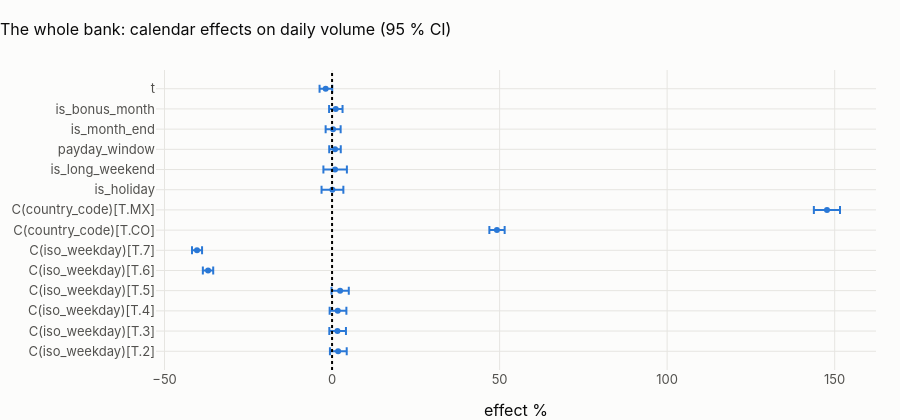

Notebook cell for this chart:
### Code cell
eff = coef.reset_index().rename(columns={"index": "term"})
eff["lo %"] = 100 * (np.exp(eff.ci_low) - 1)
eff["hi %"] = 100 * (np.exp(eff.ci_high) - 1)
fig = px.scatter(
    eff,
    x="effect %",
    y="term",
    error_x=eff["hi %"] - eff["effect %"],
    error_x_minus=eff["effect %"] - eff["lo %"],
    title=f"{CTRY.title}: calendar effects on daily volume (95 % CI)",
)
fig.add_vline(x=0, line_dash="dot")
fig.update_layout(height=420, yaxis_title=None)
fig.show()


def says(term: str, label: str) -> str:
    if term not in coef.index:
        return f"{label}: not estimable."
    r = coef.loc[term]
    sig = r.p_value < 0.01
    return f"{label}: **{r['effect %']:+.1f} %** " + (
        "(significant)" if sig else f"(not significant, p = {r.p_value:.2f})"
    )


display(
    Markdown(
        "\n".join(
            [
                "**What the calendar explains in " + CTRY.name + f"** (R² {model.rsquared:.2f}):",
                "* " + says("C(iso_weekday)[T.6]", "Saturday versus Monday"),
                "* " + says("C(iso_weekday)[T.7]", "Sunday versus Monday"),
                "* " + says("is_holiday", "a holiday"),
                "* " + says("payday_window", "the three days after a payday"),
                "* " + says("is_month_end", "month end"),
                "* " + says("is_bonus_month", "bonus month"),
                "* " + says("t", "trend per year"),
            ]
        )
    )
)

### Figure 1 — Plotly figure (JSON) as saved in the notebook; plotly's stock layout.template omitted (floating-point values rounded to 4 significant figures)
{"data": [{"error_x": {"array": [2.573, 2.545, 2.573, 2.589, 1.529, 1.501, 2.305, 3.888, 3.269, 3.524, 1.698, 2.262, 2.027, 1.942], "arrayminus": [2.439, 2.419, 2.425, 2.559, 1.563, 1.502, 2.257, 3.91, 3.24, 3.487, 1.75, 2.219, 1.988, 1.831]}, "hovertemplate": "effect %=%{x}<br>term=%{y}<extra></extra>", "legendgroup": "", "marker": {"color": "#2a78d6", "symbol": "circle"}, "mode": "markers", "name": "", "orientation": "h", "showlegend": false, "type": "scatter", "x": [1.8, 1.6, 1.7, 2.4, -37.0, -40.3, 49.2, 147.7, 0.1, 0.9, 0.9, 0.3, 1.1, -1.9], "xaxis": "x", "y": ["C(iso_weekday)[T.2]", "C(iso_weekday)[T.3]", "C(iso_weekday)[T.4]", "C(iso_weekday)[T.5]", "C(iso_weekday)[T.6]", "C(iso_weekday)[T.7]", "C(country_code)[T.CO]", "C(country_code)[T.MX]", "is_holiday", "is_long_weekend", "payday_window", "is_month_end", "is_bonus_month", "t"], "yaxis": "y"}], "layout": {"height": 420, "legend": {"tracegroupgap": 0}, "shapes": [{"line": {"dash": "dot"}, "type": "line", "x0": 0, "x1": 0, "xref": "x", "y0": 0, "y1": 1, "yref": "y domain"}], "title": {"text": "The whole bank: calendar effects on daily volume (95 % CI)"}, "xaxis": {"anchor": "y", "domain": [0.0, 1.0], "title": {"text": "effect %"}}, "yaxis": {"anchor": "x", "domain": [0.0, 1.0], "title": {}}}}
